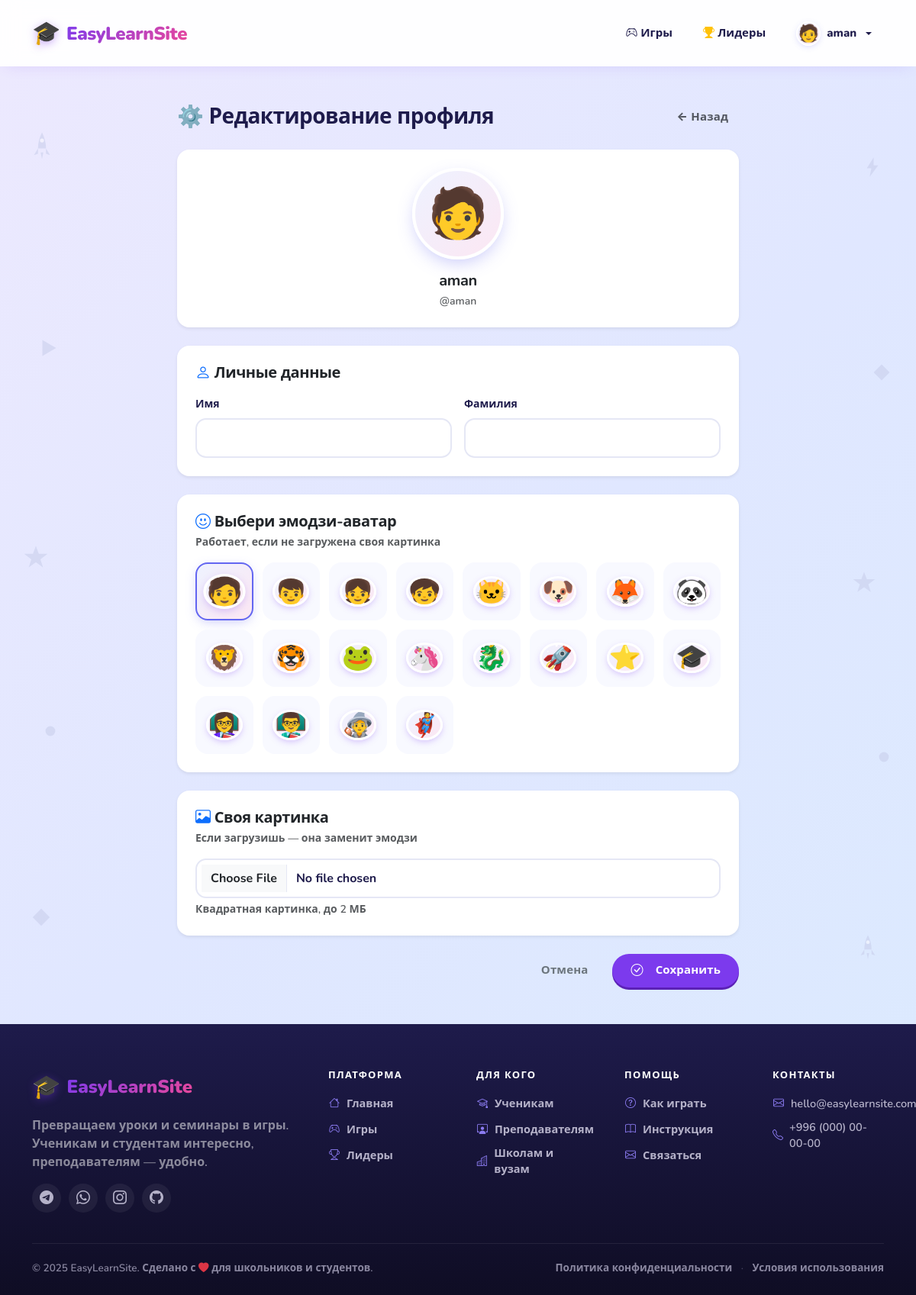
Page /accounts/profile/edit/ (signed in) on the committed database.
### accounts/models.py (models this page shows, shortened)
class User(AbstractUser):
    ROLE_CHOICES = (
        ('teacher', 'Учитель'),
        ('student', 'Ученик'),
    )
    role = models.CharField('Роль', max_length=10, choices=ROLE_CHOICES)
    grade = models.PositiveSmallIntegerField('Класс (1-4)', null=True, blank=True)
    school_class = models.ForeignKey(
        'SchoolClass',
        null=True, blank=True,
        on_delete=models.SET_NULL,
        related_name='students',
        verbose_name='Школьный класс'
    )
    avatar_emoji = models.CharField(
        'Эмодзи-аватар', max_length=10, blank=True, default='🧑'
    )
    avatar = models.ImageField(
        'Своя аватарка', upload_to='avatars/', null=True, blank=True
    )
    def is_teacher(self):
        return self.role == 'teacher'

### accounts/views.py (the view)
# urls.py: path('profile/edit/', views.profile_edit, name='profile_edit'),
@login_required
def profile_edit(request):
    if request.method == 'POST':
        form = ProfileForm(request.POST, request.FILES, instance=request.user)
        if form.is_valid():
            form.save()
            messages.success(request, 'Профиль обновлён!')
            return redirect('accounts:profile')
    else:
        form = ProfileForm(instance=request.user)
    return render(request, 'accounts/profile_edit.html', {'form': form})

### templates/accounts/profile_edit.html (shortened to what this page needs)
{% extends "base.html" %}
{% block content %}
<div class="container py-5">
    <div class="row justify-content-center">
        <div class="col-lg-8">
            <div class="d-flex justify-content-between align-items-center mb-4">
                <h1 class="h3 fw-bold mb-0">⚙️ Редактирование профиля</h1>
                <a href="{% url 'accounts:profile' %}" class="btn btn-link text-muted">← Назад</a>
            </div>
            <div class="card border-0 shadow-sm rounded-4 mb-4">
                <div class="card-body p-4 text-center">
                    <div class="current-avatar-wrap">
                        {% if user.avatar %}
                            <img src="{{ user.avatar.url }}" alt="avatar" class="current-avatar-img">
                        {% else %}
                            <div class="current-avatar-emoji">{{ user.avatar_emoji }}</div>
                        {% endif %}
                    </div>
                    <h5 class="fw-bold mt-3 mb-1">
                        {{ user.get_full_name|default:user.username }}
                    </h5>
                    <p class="text-muted small mb-0">@{{ user.username }}</p>
                </div>
            </div>
            <form method="post" enctype="multipart/form-data">
                <div class="card border-0 shadow-sm rounded-4 mb-4">
                    <div class="card-body p-4">
                        <h5 class="fw-bold mb-3">
                            <i class="bi bi-person text-primary"></i> Личные данные
                        </h5>
                        <div class="row g-3">
                            <div class="col-md-6">
                                <label class="form-label fw-semibold">Имя</label>
                                {{ form.first_name }}
                            </div>
                            <div class="col-md-6">
                                <label class="form-label fw-semibold">Фамилия</label>
                                {{ form.last_name }}
                            </div>
                        </div>
                    </div>
                </div>
                <div class="card border-0 shadow-sm rounded-4 mb-4">
                    <div class="card-body p-4">
                        <h5 class="fw-bold mb-1">
                            <i class="bi bi-emoji-smile text-primary"></i> Выбери эмодзи-аватар
                        </h5>
                        <p class="text-muted small mb-3">Работает, если не загружена своя картинка</p>
                        <div class="avatar-grid">
                            {% for radio in form.avatar_emoji %}
                                <label class="avatar-option">
                                    <span class="avatar-emoji">
                                        {% for value, label in form.avatar_emoji.field.choices %}
                                            {% if value == radio.data.value %}{{ value }}{% endif %}
                                        {% endfor %}
                                    </span>
                                </label>
                            {% endfor %}
                        </div>
                    </div>
                </div>
                <div class="card border-0 shadow-sm rounded-4 mb-4">
                    <div class="card-body p-4">
                        <h5 class="fw-bold mb-1">
                            <i class="bi bi-image text-primary"></i> Своя картинка
                        </h5>
                        <p class="text-muted small mb-3">Если загрузишь — она заменит эмодзи</p>
                        {{ form.avatar }}
                        <div class="form-text">Квадратная картинка, до 2 МБ</div>
                    </div>
                </div>
                <div class="d-flex gap-2 justify-content-end">
                    <a href="{% url 'accounts:profile' %}" class="btn btn-outline-secondary rounded-pill px-4">
                        Отмена
                    </a>
                    <button type="submit" class="btn btn-primary rounded-pill px-4">
                        <i class="bi bi-check-circle me-2"></i> Сохранить
                    </button>
                </div>
            </form>
        </div>
    </div>
</div>
{% endblock %}

### templates/base.html (shortened to what this page needs)
{% load static %}
<!DOCTYPE html>
<html lang="ru">
<head>
    <link href="https://cdn.jsdelivr.net/npm/bootstrap@5.3.3/dist/css/bootstrap.min.css" rel="stylesheet">
    <link href="https://cdn.jsdelivr.net/npm/bootstrap-icons@1.11.3/font/bootstrap-icons.css" rel="stylesheet">
    <link rel="stylesheet" href="{% static 'css/style.css' %}">
</head>
<body>
<div class="side-decor side-decor--left" aria-hidden="true">
    <svg class="d2" viewBox="0 0 40 40" xmlns="http://www.w3.org/2000/svg">
        <path d="M10 6 L34 20 L10 34 Z" fill="#c7cdea"/>
    </svg>
    <svg class="d3" viewBox="0 0 40 40" xmlns="http://www.w3.org/2000/svg">
        <path d="M20 3 L24.5 15 L38 15 L27 23.5 L31 36 L20 28 L9 36 L13 23.5 L2 15 L15.5 15 Z" fill="#c7cdea"/>
    </svg>
    <svg class="d4" viewBox="0 0 40 40" xmlns="http://www.w3.org/2000/svg">
        <circle cx="20" cy="20" r="16" fill="#c7cdea"/>
    </svg>
    <svg class="d5" viewBox="0 0 40 40" xmlns="http://www.w3.org/2000/svg">
        <path d="M20 4 L36 20 L20 36 L4 20 Z" fill="#c7cdea"/>
    </svg>
    <svg class="d6" viewBox="0 0 40 40" xmlns="http://www.w3.org/2000/svg">
        <path d="M22 3 L10 22 L18 22 L15 37 L30 17 L22 17 Z" fill="#c7cdea"/>
    </svg>
</div>
<div class="side-decor side-decor--right" aria-hidden="true">
    <svg class="d1" viewBox="0 0 40 40" xmlns="http://www.w3.org/2000/svg">
        <path d="M22 3 L10 22 L18 22 L15 37 L30 17 L22 17 Z" fill="#c7cdea"/>
    </svg>
    <svg class="d2" viewBox="0 0 40 40" xmlns="http://www.w3.org/2000/svg">
        <path d="M20 4 L36 20 L20 36 L4 20 Z" fill="#c7cdea"/>
    </svg>
    <svg class="d3" viewBox="0 0 40 40" xmlns="http://www.w3.org/2000/svg">
        <path d="M20 3 L24.5 15 L38 15 L27 23.5 L31 36 L20 28 L9 36 L13 23.5 L2 15 L15.5 15 Z" fill="#c7cdea"/>
    </svg>
    <svg class="d4" viewBox="0 0 40 40" xmlns="http://www.w3.org/2000/svg">
        <circle cx="20" cy="20" r="16" fill="#c7cdea"/>
    </svg>
    <svg class="d6" viewBox="0 0 40 40" xmlns="http://www.w3.org/2000/svg">
        <path d="M30 6 L6 20 L30 34 Z" fill="#c7cdea"/>
    </svg>
</div>
<nav class="navbar navbar-expand-lg navbar-light bg-white shadow-sm sticky-top">
    <div class="container">
        <a class="navbar-brand fw-bold d-flex align-items-center gap-2" href="/">
            <span class="brand-icon">🎓</span>
            <span class="brand-text">EasyLearnSite</span>
        </a>
        <div class="collapse navbar-collapse" id="mainNav">
            <ul class="navbar-nav ms-auto align-items-lg-center gap-lg-2">
                {% if user.is_authenticated %}
                    <li class="nav-item">
                        <a class="nav-link" href="{% url 'games:list' %}">
                            <i class="bi bi-controller"></i> Игры
                        </a>
                    </li>
                    <li class="nav-item">
                        <a class="nav-link" href="{% url 'scores:leaderboard' %}">
                            <i class="bi bi-trophy-fill text-warning"></i> Лидеры
                        </a>
                    </li>
                    <li class="nav-item dropdown">
                        <a class="nav-link dropdown-toggle d-flex align-items-center gap-2" href="#" role="button" data-bs-toggle="dropdown">
                            {% include 'includes/avatar.html' with user=user size=32 %}
                            <span>{{ user.get_full_name|default:user.username }}</span>
                        </a>
                    </li>
                {% endif %}
            </ul>
        </div>
    </div>
</nav>
<main>
    {% block content %}{% endblock %}
</main>
<footer class="site-footer">
    <div class="container">
        <div class="row g-5">
            <div class="col-lg-4">
                <div class="d-flex align-items-center gap-2 mb-3">
                    <span class="brand-icon">🎓</span>
                    <span class="brand-text text-white">EasyLearnSite</span>
                </div>
                <p class="text-white-50 mb-3">
                    Превращаем уроки и семинары в игры. Ученикам и студентам интересно,
                    преподавателям — удобно.
                </p>
                <div class="footer-socials">
                    <a href="#" title="Telegram"><i class="bi bi-telegram"></i></a>
                    <a href="#" title="WhatsApp"><i class="bi bi-whatsapp"></i></a>
                    <a href="#" title="Instagram"><i class="bi bi-instagram"></i></a>
                    <a href="#" title="GitHub"><i class="bi bi-github"></i></a>
                </div>
            </div>
            <div class="col-6 col-lg-2">
                <h6 class="footer-heading">Платформа</h6>
                <ul class="list-unstyled footer-links">
                    <li><a href="/"><i class="bi bi-house"></i> Главная</a></li>
                    <li><a href="{% url 'games:list' %}"><i class="bi bi-controller"></i> Игры</a></li>
                    <li><a href="{% url 'scores:leaderboard' %}"><i class="bi bi-trophy"></i> Лидеры</a></li>
                </ul>
            </div>
            <div class="col-6 col-lg-2">
                <h6 class="footer-heading">Для кого</h6>
                <ul class="list-unstyled footer-links">
                    <li><a href="{% url 'accounts:signup' %}?role=student"><i class="bi bi-mortarboard"></i> Ученикам</a></li>
                    <li><a href="{% url 'accounts:signup' %}?role=teacher"><i class="bi bi-person-workspace"></i> Преподавателям</a></li>
                    <li><a href="#"><i class="bi bi-buildings"></i> Школам и вузам</a></li>
                </ul>
            </div>
            <div class="col-6 col-lg-2">
                <h6 class="footer-heading">Помощь</h6>
                <ul class="list-unstyled footer-links">
                    <li><a href="#"><i class="bi bi-question-circle"></i> Как играть</a></li>
                    <li><a href="#"><i class="bi bi-book"></i> Инструкция</a></li>
                    <li><a href="#"><i class="bi bi-envelope"></i> Связаться</a></li>
                </ul>
            </div>
            <div class="col-6 col-lg-2">
                <h6 class="footer-heading">Контакты</h6>
                <ul class="list-unstyled footer-links">
                    <li>
                        <a href="mailto:hello@easylearnsite.com">
                            <i class="bi bi-envelope"></i> hello@easylearnsite.com
                        </a>
                    </li>
                    <li>
                        <a href="tel:+996000000000">
                            <i class="bi bi-telephone"></i> +996 (000) 00-00-00
                        </a>
                    </li>
                </ul>
            </div>
        </div>
        <hr class="footer-divider">
        <div class="footer-bottom">
            <div class="row align-items-center g-2">
                <div class="col-md-6 text-center text-md-start">
                    © 2025 EasyLearnSite. Сделано с
                    <i class="bi bi-heart-fill text-danger"></i>
                    для школьников и студентов.
                </div>
                <div class="col-md-6 text-center text-md-end">
                    <a href="#" class="footer-bottom-link">Политика конфиденциальности</a>
                    <span class="footer-dot">·</span>
                    <a href="#" class="footer-bottom-link">Условия использования</a>
                </div>
            </div>
        </div>
    </div>
</footer>
</body>
</html>

### templates/includes/avatar.html (shortened to what this page needs)
{% if user.avatar %}
    <img src="{{ user.avatar.url }}"
         alt="{{ user.username }}"
         class="{{ css_class|default:'' }}"
         style="width: {{ size|default:40 }}px;
                height: {{ size|default:40 }}px;
                border-radius: 50%;
                object-fit: cover;
                flex-shrink: 0;
                display: inline-block;
                vertical-align: middle;
                border: 2px solid #fff;
                box-shadow: 0 2px 8px -2px rgba(99,102,241,0.3);
                overflow: hidden;">
{% else %}
    <span class="{{ css_class|default:'' }}"
          style="display: inline-flex;
                 align-items: center;
                 justify-content: center;
                 width: {{ size|default:40 }}px;
                 height: {{ size|default:40 }}px;
                 font-size: {{ size|default:40|add:"-10" }}px;
                 line-height: 1;
                 border-radius: 50%;
                 background: linear-gradient(135deg, #eef2ff, #fce7f3);
                 flex-shrink: 0;
                 border: 2px solid #fff;
                 box-shadow: 0 2px 8px -2px rgba(99,102,241,0.3);">
        {{ user.avatar_emoji|default:"🧑" }}
    </span>
{% endif %}

### rows in the picture
User: avatar_emoji "🧑", get_full_name "aman", username "aman"

### other values in the picture
{{ value }} "🧑" "👦" "👧" "🧒" "🐱" "🐶" "🦊" "🐼" "🦁" "🐯" "🐸" "🦄" "🐉" "🚀" "⭐" "🎓" "👩‍🏫" "👨‍🏫" "🧙" "🦸"
